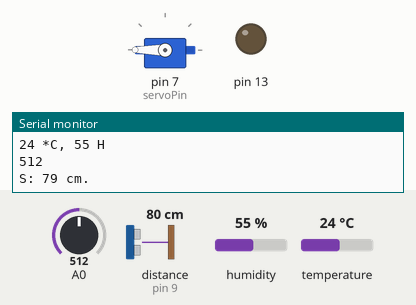
A sketch run on a simulated Arduino Uno, built with avr-gcc and run on an emulated ATmega328P. Shown: servo, output pins drawn as LEDs (lit = HIGH), the last lines printed to the serial monitor. Wiring (inferred from the names in the program): ultrasonic range finder: trigger pin 10; echo pin 9. Inputs (shaded band) come from the test bench; at power-on: temperature 24 °C, distance to the obstacle (sensor on pin 9) 80 cm, A0 = 512, humidity 55 %. The echo pulse lasts 58.3 µs per cm; pins used as bus, display or sensor lines are not drawn.

Above: at 1.2 s.
1.3 s: temperature set to 21 °C
4.3 s: temperature set to 18 °C
At 5.1 s:
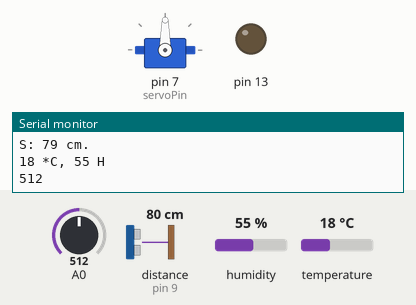
5.8 s: distance to the obstacle (sensor on pin 9) set to 5 cm
7.3 s: distance to the obstacle (sensor on pin 9) set to 2 cm
At 7.9 s:
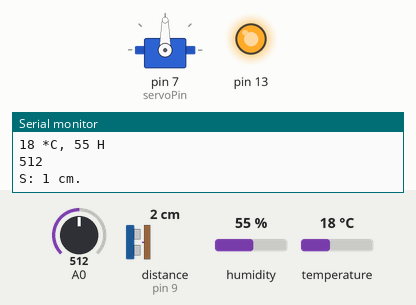
8.8 s: temperature set to 28 °C
At 9.7 s:
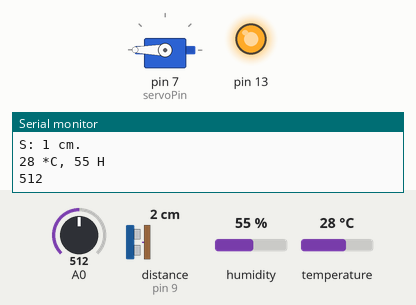
10.3 s: temperature set to 12 °C
At 11.5 s:
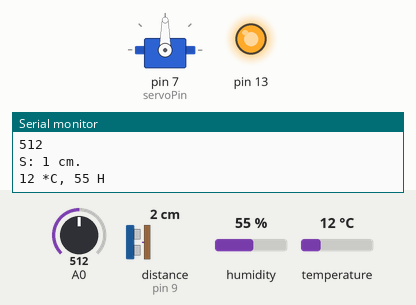
Timing chart, 0 to 13.3 s (numbered marks = the images above; inputs shaded):
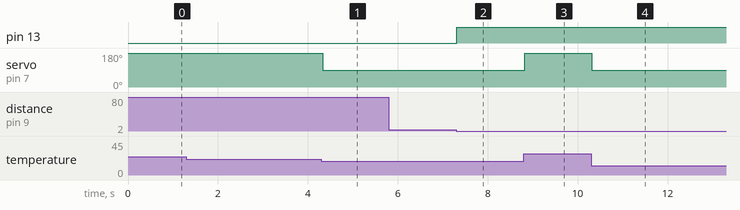

The sketch:

Sonar_servo_and_dht11.ino
```cpp
#include <SimpleDHT.h>
#include <Servo.h>

//Declare the servo pin
int servoPin = 7;
int p = 0;
int const trigPin = 10;
int const echoPin = 9;
int const buzzPin = 13l;


// for DHT11,
//      VCC: 5V or 3V
//      GND: GND
//      DATA: 2
int pinDHT11 = 4;

Servo Servo1;
SimpleDHT11 dht11(pinDHT11);

void setup() {
    // start working...
  pinMode(trigPin, OUTPUT);
  pinMode(echoPin, INPUT);
  pinMode(buzzPin, OUTPUT);
  Servo1.attach(servoPin);
  Servo1.write(180);

  Serial.begin(9600);
  Serial.println("Temp Data: ");
}

void loop() {
  int sensorValue = analogRead(A0);
  Serial.println(sensorValue);
  int duration, distance;
  digitalWrite(trigPin, HIGH);
  delay(1);
  digitalWrite(trigPin, LOW);
  duration = pulseIn(echoPin, HIGH);
  // Distance is half the duration devided by 29.1 (from datasheet)
  distance = (duration/2) / 29.1;
  if (distance < 3) {
  digitalWrite(buzzPin, HIGH);
  } else {

    digitalWrite(buzzPin, LOW);
  }
  //delay(60);
  Serial.print("S: ");
  Serial.print(distance);
  Serial.println(" cm.");


  // read without samples.
  byte temperature = 0;
  byte humidity = 0;
  int err = SimpleDHTErrSuccess;
  if ((err = dht11.read(&temperature, &humidity, NULL)) != SimpleDHTErrSuccess) {
    Serial.print("Read DHT11 failed, err="); Serial.print(SimpleDHTErrCode(err));
    Serial.print(","); Serial.println(SimpleDHTErrDuration(err)); delay(1000);
    return;
  }


  Serial.print((int)temperature); Serial.print(" *C, ");
  Serial.print((int)humidity); Serial.println(" H");
  if((int)temperature<20 || sensorValue<400){
    servoA();
  }
  else{
    servoB();
  }
}


void servoA(){
  Servo1.write(90);
}
void servoB(){
    Servo1.write(180);
}
```

Measured:
- the behaviour switches between 20 and 19 °C on temperature (found by bisection; images 0 and 1)
- the behaviour switches between 4 and 3 cm on distance to the obstacle (sensor on pin 9) (found by bisection; images 1 and 2)
- after the input at 4.3 s, servo on pin 7 (servoPin): 180° → 90° at once
- after the input at 7.3 s, pin 13: LOW → HIGH at once
- after the input at 8.8 s, servo on pin 7 (servoPin): 90° → 180° at once
- after the input at 10.3 s, servo on pin 7 (servoPin): 180° → 90° at once
